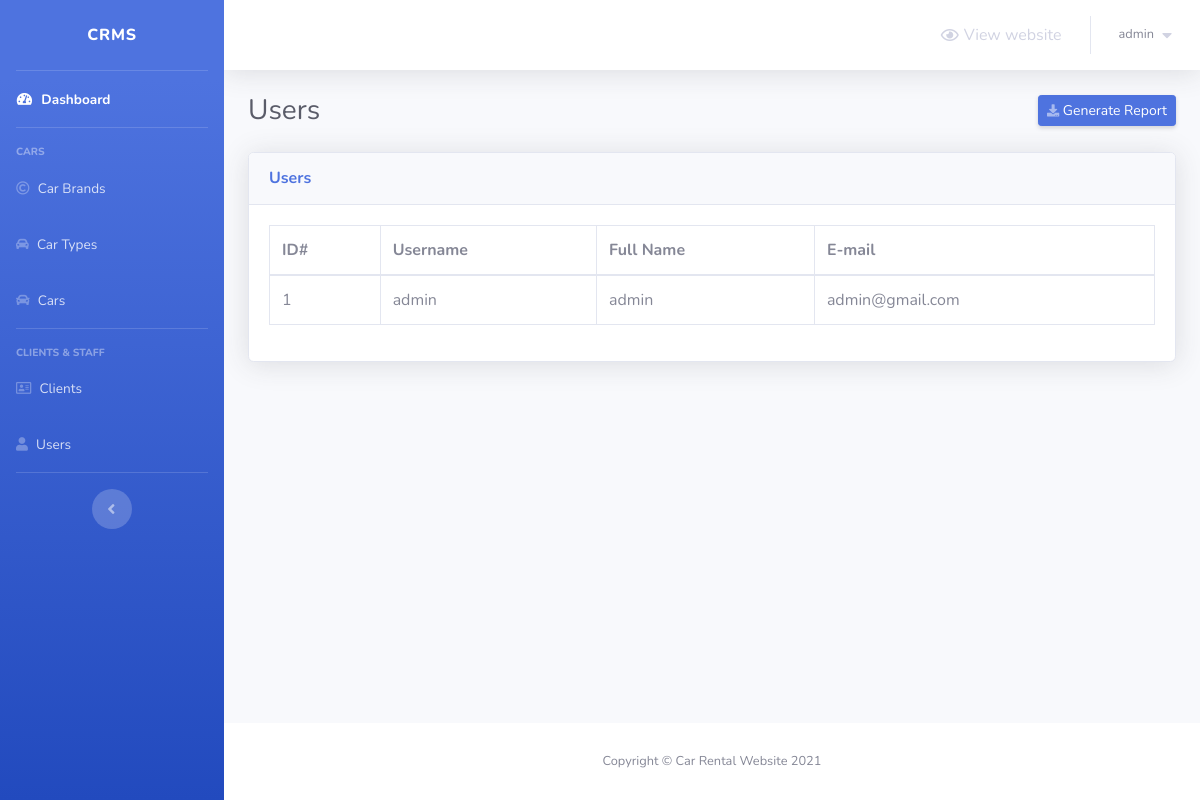
The page /admin/users.php (signed in) on the database its author committed.
### tables this page shows
CREATE TABLE `users` (
  `user_id` int(5) NOT NULL,
  `username` varchar(20) NOT NULL,
  `user_email` varchar(50) NOT NULL,
  `full_name` varchar(50) NOT NULL,
  `password` varchar(100) NOT NULL,
  `group_id` tinyint(1) NOT NULL DEFAULT 1
);

### admin/users.php (the view, shortened to what this page needs)
<?php
    include 'connect.php';
    include 'Includes/templates/header.php';
    if(isset($_SESSION['username']) && isset($_SESSION['password']))
    {
?>
        <div class="container-fluid">
            <div class="d-sm-flex align-items-center justify-content-between mb-4">
                <h1 class="h3 mb-0 text-gray-800">Users</h1>
                <a href="#" class="d-none d-sm-inline-block btn btn-sm btn-primary shadow-sm">
                    <i class="fas fa-download fa-sm text-white-50"></i>
                    Generate Report
                </a>
            </div>
            <?php
                $stmt = $con->prepare("SELECT * FROM users");
                $stmt->execute();
                $rows_users = $stmt->fetchAll();
            ?>
            <div class="card shadow mb-4">
                <div class="card-header py-3">
                    <h6 class="m-0 font-weight-bold text-primary">Users</h6>
                </div>
                <div class="card-body">
                    <div class="table-responsive">
                        <table class="table table-bordered">
                            <thead>
                                <tr>
                                    <th scope="col">ID#</th>
                                    <th scope="col">Username</th>
                                    <th scope="col">Full Name</th>
                                    <th scope="col">E-mail</th>
                                </tr>
                            </thead>
                            <tbody>
                                <?php
                                    foreach($rows_users as $user)
                                    {
                                        echo "<tr>";
                                            echo "<td>";
                                                echo $user['user_id'];
                                            echo "</td>";
                                            echo "<td>";
                                                echo $user['username'];
                                            echo "</td>";
                                            echo "<td>";
                                                echo $user['full_name'];
                                            echo "</td>";
                                            echo "<td>";
                                                echo $user['user_email'];
                                            echo "</td>";
                                        echo "</tr>";
                                    }
                                ?>
                            </tbody>
                        </table>
                    </div>
                </div>
            </div>
        </div>
<?php
        include 'Includes/templates/footer.php';
    }
    else
    {
        header('Location: index.php');
        exit();
    }
?>

### rows shown on the page
users: user_id "1", username "admin", full_name "admin", user_email "admin@gmail.com"

### other values the page prints
$_SESSION['username'] "admin"
